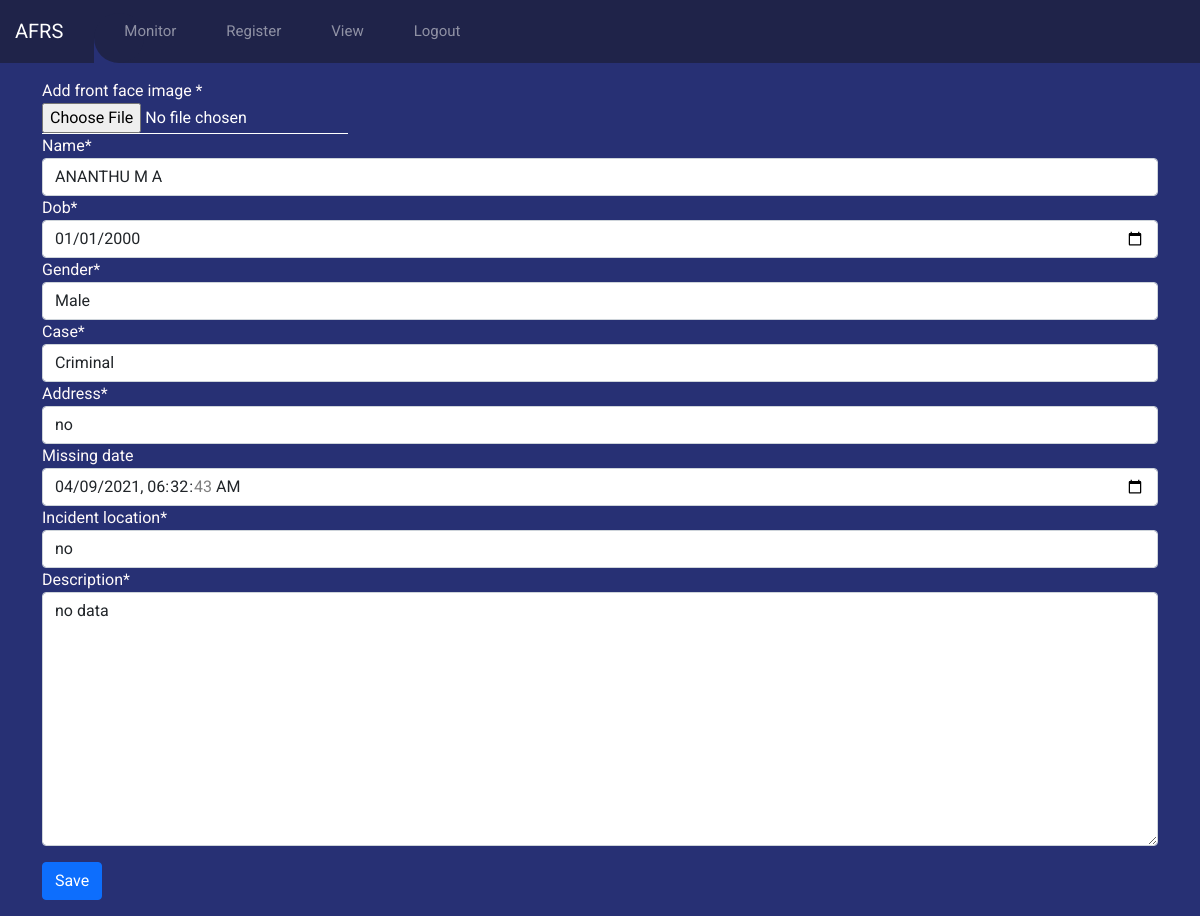
/update/12, run on the app's committed database.
### faceuploader/models.py (models this page shows, shortened)
class Face_image(models.Model):
    FCHOICES = (
        ('MISSING', 'Missing'),
        ('CRIMINAL', 'Criminal'),
    )
    photo = models.ImageField(upload_to="train_image")
    name = models.CharField(max_length=30)
    created = models.DateTimeField(auto_now_add=True, null=True)
    updated = models.DateTimeField(auto_now=True)
    dob = models.DateField()
    GCHOICES = (
        ('FEMALE', 'Female'),
        ('MALE', 'Male'),
    )
    gender = models.CharField(choices=GCHOICES, max_length=20, default='none')
    case = models.CharField(choices=FCHOICES, max_length=20, default='Missing')
    address = models.CharField(max_length=200, default='')
    missing_date = models.DateTimeField(default=now, blank=True)
    incident_location = models.CharField(max_length=200, default='')
    description = models.TextField(max_length=200, default='no data')

### faceuploader/views.py (the view)
# urls.py: path('update/<pk>', views.update_face_uploader,
def update_face_uploader(request, pk):
    face_image = get_object_or_404(Face_image, pk=pk)
    if request.method == "POST":
        face_uploader_form = ImageForm(request.POST, instance=face_image)
        if face_uploader_form.is_valid():
            face_uploader_form.save()
            return redirect('faceuploader:index')
    else:
        face_uploader_form = ImageForm(instance=face_image)
    return render(
        request, 'faceuploader/create_face_uploader.html',
        {
            'face_uploader_form': face_uploader_form
        }
    )

### faceuploader/form.py
class ImageForm(forms.ModelForm):
    class Meta:
        model = Face_image
        fields = '__all__'
        labels = {'photo': 'Add front face image '}
        widgets = {
            'photo': forms.FileInput(attrs={'type': 'file'}),
            'dob': forms.DateInput(attrs={'type': 'date'}),
            'missing_date': forms.DateTimeInput(attrs={'type': 'datetime-local'})
        }

### faceuploader/templates/faceuploader/create_face_uploader.html (shortened to what this page needs)
{% extends "base.html" %}
{% load static %}
{% load crispy_forms_tags %}
{% block content %}
<form action="" method="POST" enctype="multipart/form-data" >
   <div class="form-group">
      {{ face_uploader_form|crispy}}
      <input class="btn btn-primary mt-3" type="submit" value="Save">
   </div>
</form>
{% endblock content %}

### static/style.css (style rules this page uses)
body { font-family: "Roboto", sans-serif; background: #273074; }
* { margin: 0; padding: 0; }
* { border: 0; outline: 0; }
label { color: #fffafa; }
input { font-size: 16px; color: #fff; border-bottom: 1px solid #fff; outline: none; background: transparent; }

### data on the page
Face_image: name "ANANTHU M A", dob "01/01/2000", gender "Male", case "Criminal", address "no", missing_date "04/09/2021 06:32:43", incident_location "no", description "no data"
